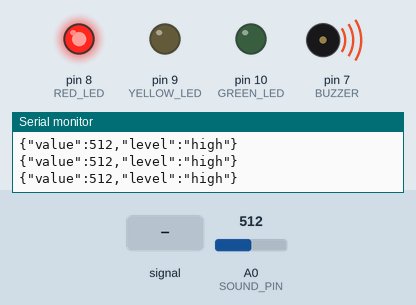
This sketch was run on a simulated Arduino Uno, built with avr-gcc and run on an emulated ATmega328P. Shown: output pins drawn as LEDs (lit = HIGH), buzzer (waves = sounding, pin HIGH), the last lines printed to the serial monitor. The inputs (shaded band) are chosen by the test bench; at power-on: A0 (SOUND_PIN) = 512.

Above: at 1.2 s.
1.3 s: A0 (SOUND_PIN) fed a 200 Hz sine of ±255 counts around its level
At 1.5 s:
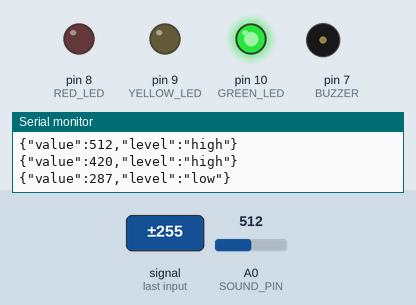
4.3 s: A0 (SOUND_PIN) set to 370
At 4.3 s:
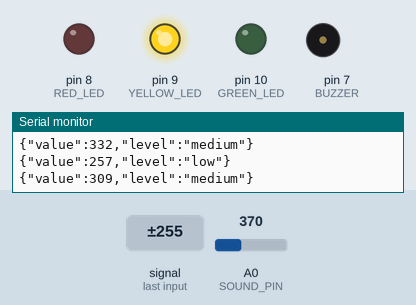
5.8 s: A0 (SOUND_PIN) set to 388
At 7.0 s:
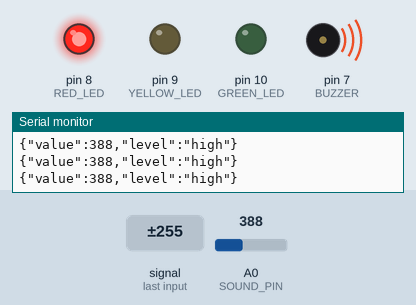
7.3 s: A0 (SOUND_PIN) set to 306
At 8.4 s:
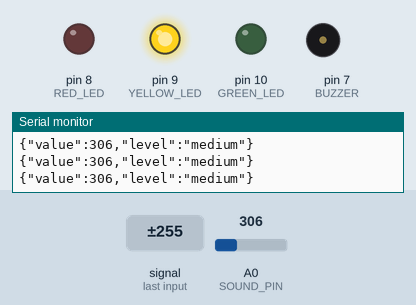
Timing chart, 0 to 9.8 s (numbered marks = the images above; inputs shaded):
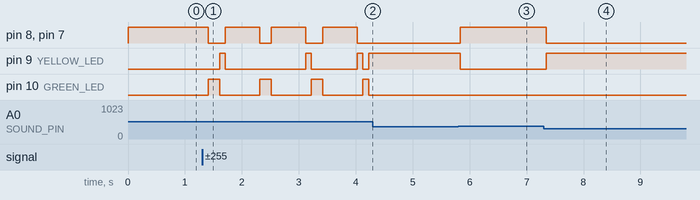

Measured:
- the behaviour switches between 379 and 380 on A0 (SOUND_PIN) (found by bisection; images 2 and 3)
- after the input at 1.3 s, pin 8 (RED_LED): goes LOW 0.30 s, HIGH 0.60 s, LOW 0.20 s, HIGH 0.60 s, LOW 0.30 s, HIGH 0.60 s, then LOW, starting after 0.11 s; pin 9 (YELLOW_LED): goes HIGH 0.10 s, LOW 1.4 s, HIGH 0.10 s, LOW 0.80 s, HIGH 0.10 s, LOW 0.10 s, then HIGH, starting after 0.31 s
- after the input at 4.3 s, pin 8 (RED_LED), pin 7 (BUZZER): stays LOW (without the input it goes to HIGH after 0.02 s); pin 9 (YELLOW_LED): stops changing and stays HIGH; pin 10 (GREEN_LED): stays LOW (without the input it goes to HIGH after 0.73 s)
- after the input at 5.8 s, pin 8 (RED_LED), pin 7 (BUZZER): LOW → HIGH at once; pin 9 (YELLOW_LED): HIGH → LOW at once
- after the input at 7.3 s, pin 8 (RED_LED), pin 7 (BUZZER): HIGH → LOW at once; pin 9 (YELLOW_LED): LOW → HIGH at once

The sketch:

sound_monitor.ino
```cpp
// Pin Definitions
const int SOUND_PIN  = A0;  // KY-037 Analog output
const int RED_LED    = 8;   // High noise indicator
const int YELLOW_LED = 9;   // Medium noise indicator
const int GREEN_LED  = 10;  // Safe noise indicator
const int BUZZER     = 7;   // Active buzzer

// Noise Thresholds (Adjust based on sensor calibration)
const int LOW_THRESHOLD  = 290;
const int HIGH_THRESHOLD = 380;

void setup() {
  Serial.begin(9600);

  pinMode(RED_LED, OUTPUT);
  pinMode(YELLOW_LED, OUTPUT);
  pinMode(GREEN_LED, OUTPUT);
  pinMode(BUZZER, OUTPUT);
}

void loop() {
  int noiseLevel = analogRead(SOUND_PIN);
  String level; // "low" / "medium" / "high" - matches the dashboard's expected values

  if (noiseLevel < LOW_THRESHOLD) {
    // Normal level: Green ON
    level = "low";
    digitalWrite(GREEN_LED, HIGH);
    digitalWrite(YELLOW_LED, LOW);
    digitalWrite(RED_LED, LOW);
    digitalWrite(BUZZER, LOW);
  }
  else if (noiseLevel >= LOW_THRESHOLD && noiseLevel < HIGH_THRESHOLD) {
    // Warning level: Yellow ON
    level = "medium";
    digitalWrite(GREEN_LED, LOW);
    digitalWrite(YELLOW_LED, HIGH);
    digitalWrite(RED_LED, LOW);
    digitalWrite(BUZZER, LOW);
  }
  else {
    // Alert level: Red ON + Buzzer ON
    level = "high";
    digitalWrite(GREEN_LED, LOW);
    digitalWrite(YELLOW_LED, LOW);
    digitalWrite(RED_LED, HIGH);
    digitalWrite(BUZZER, HIGH);
  }

  // Send as compact JSON so the Python dashboard can parse it directly:
  // {"value":305,"level":"medium"}
  // (Plain "Noise Level: 305" text isn't valid JSON and isn't a bare
  // number either, so the dashboard's parser silently drops those lines.)
  Serial.print("{\"value\":");
  Serial.print(noiseLevel);
  Serial.print(",\"level\":\"");
  Serial.print(level);
  Serial.println("\"}");

  delay(100); // Small delay for reading stability
}
```
